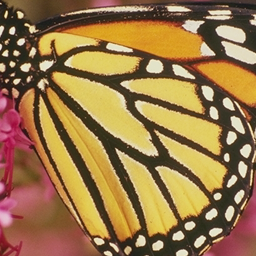
#> input picture utils/test.bmp, 256 x 256 px
$ python utils_sisr.py   (older library calls are emulated)
#> lines starting #> are read from the running program, lines starting #| are printed output that depends on the picture
### utils/utils_image.py
import os
import math
import random
import numpy as np
import torch
import cv2
# from torchvision.utils import make_grid
from datetime import datetime
# import torchvision.transforms as transforms
import matplotlib.pyplot as plt
from mpl_toolkits.mplot3d import Axes3D
os.environ["KMP_DUPLICATE_LIB_OK"] = "TRUE"


'''
# --------------------------------------------
# Kai Zhang (github: https://github.com/cszn)
# 03/Mar/2019
# --------------------------------------------
# https://github.com/twhui/SRGAN-pyTorch
# https://github.com/xinntao/BasicSR
# --------------------------------------------
'''


IMG_EXTENSIONS = ['.jpg', '.JPG', '.jpeg', '.JPEG', '.png', '.PNG', '.ppm', '.PPM', '.bmp', '.BMP', '.tif']


def is_image_file(filename):
    return any(filename.endswith(extension) for extension in IMG_EXTENSIONS)


def get_timestamp():
    return datetime.now().strftime('%y%m%d-%H%M%S')


def imshow(x, title=None, cbar=False, figsize=None):
    plt.figure(figsize=figsize)
    plt.imshow(np.squeeze(x), interpolation='nearest', cmap='gray')
    if title:
        plt.title(title)
    if cbar:
        plt.colorbar()
    plt.show()


# [11 lines left out: function surf, not called in this run]


'''
# --------------------------------------------
# get image pathes
# --------------------------------------------
'''


# [21 lines left out: functions get_image_paths, _get_paths_from_images, not called in this run]


'''
# --------------------------------------------
# split large images into small images
# --------------------------------------------
'''


# [50 lines left out: functions patches_from_image, imssave, split_imageset, not called in this run]
        #if original_dataroot == taget_dataroot:
        #del img_path

'''
# --------------------------------------------
# makedir
# --------------------------------------------
'''


def mkdir(path):
    if not os.path.exists(path):
        os.makedirs(path)


# [14 lines left out: functions mkdirs, mkdir_and_rename, not called in this run]


'''
# --------------------------------------------
# read image from path
# opencv is fast, but read BGR numpy image
# --------------------------------------------
'''


# --------------------------------------------
# get uint8 image of size HxWxn_channles (RGB)
# --------------------------------------------
def imread_uint(path, n_channels=3):
    #  input: path
    # output: HxWx3(RGB or GGG), or HxWx1 (G)
#> called with path = 'test.bmp', n_channels = 3
    if n_channels == 1:
        img = cv2.imread(path, 0)  # cv2.IMREAD_GRAYSCALE
        img = np.expand_dims(img, axis=2)  # HxWx1
    elif n_channels == 3:
        img = cv2.imread(path, cv2.IMREAD_UNCHANGED)  # BGR or G
#> img is the input picture: shape (256, 256, 3); mean B, G, R 72.8, 119.2, 153
        if img.ndim == 2:
            img = cv2.cvtColor(img, cv2.COLOR_GRAY2RGB)  # GGG
        else:
            img = cv2.cvtColor(img, cv2.COLOR_BGR2RGB)  # RGB
    return img


# --------------------------------------------
# matlab's imwrite
# --------------------------------------------
# [28 lines left out: functions imsave, imwrite, read_img, not called in this run]


'''
# --------------------------------------------
# image format conversion
# --------------------------------------------
# numpy(single) <--->  numpy(uint)
# numpy(single) <--->  tensor
# numpy(uint)   <--->  tensor
# --------------------------------------------
'''


# --------------------------------------------
# numpy(single) [0, 1] <--->  numpy(uint)
# --------------------------------------------


def uint2single(img):

    return np.float32(img/255.)
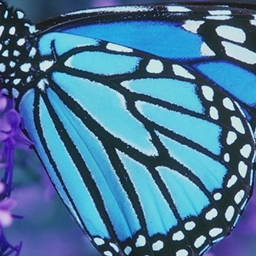
#> returned value: shape (256, 256, 3) float32; mean of channels 0, 1, 2 0.6, 0.468, 0.286; drawn as B, G, R


def single2uint(img):

    return np.uint8((img.clip(0, 1)*255.).round())


def uint162single(img):

    return np.float32(img/65535.)


def single2uint16(img):

    return np.uint16((img.clip(0, 1)*65535.).round())


# --------------------------------------------
# numpy(uint) (HxWxC or HxW) <--->  tensor
# --------------------------------------------


# convert uint to 4-dimensional torch tensor
# [19 lines left out: functions uint2tensor4, uint2tensor3, tensor2uint, not called in this run]


# --------------------------------------------
# numpy(single) (HxWxC) <--->  tensor
# --------------------------------------------


# convert single (HxWxC) to 3-dimensional torch tensor
def single2tensor3(img):
    return torch.from_numpy(np.ascontiguousarray(img)).permute(2, 0, 1).float()


# convert single (HxWxC) to 4-dimensional torch tensor
def single2tensor4(img):
    return torch.from_numpy(np.ascontiguousarray(img)).permute(2, 0, 1).float().unsqueeze(0)


# convert torch tensor to single
# [15 lines left out: functions tensor2single, tensor2single3, not called in this run]


def single2tensor5(img):
    return torch.from_numpy(np.ascontiguousarray(img)).permute(2, 0, 1, 3).float().unsqueeze(0)


def single32tensor5(img):
    return torch.from_numpy(np.ascontiguousarray(img)).float().unsqueeze(0).unsqueeze(0)


def single42tensor4(img):
    return torch.from_numpy(np.ascontiguousarray(img)).permute(2, 0, 1, 3).float()


# [26 lines of commented-out code are left out]


'''
# --------------------------------------------
# Augmentation, flipe and/or rotate
# --------------------------------------------
# The following two are enough.
# (1) augmet_img: numpy image of WxHxC or WxH
# (2) augment_img_tensor4: tensor image 1xCxWxH
# --------------------------------------------
'''


# [105 lines left out: functions augment_img, augment_img_tensor4, augment_img_tensor, augment_img_np3, augment_imgs, not called in this run]


'''
# --------------------------------------------
# modcrop and shave
# --------------------------------------------
'''


# [22 lines left out: functions modcrop, shave, not called in this run]


'''
# --------------------------------------------
# image processing process on numpy image
# channel_convert(in_c, tar_type, img_list):
# rgb2ycbcr(img, only_y=True):
# bgr2ycbcr(img, only_y=True):
# ycbcr2rgb(img):
# --------------------------------------------
'''


# [81 lines left out: functions rgb2ycbcr, ycbcr2rgb, bgr2ycbcr, channel_convert, not called in this run]


'''
# --------------------------------------------
# metric, PSNR, SSIM and PSNRB
# --------------------------------------------
'''


# --------------------------------------------
# PSNR
# --------------------------------------------
# [151 lines left out: functions calculate_psnr, calculate_ssim, ssim, _blocking_effect_factor, calculate_psnrb, not called in this run]

'''
# --------------------------------------------
# matlab's bicubic imresize (numpy and torch) [0, 1]
# --------------------------------------------
'''


# matlab 'imresize' function, now only support 'bicubic'
# [134 lines left out: functions cubic, calculate_weights_indices, imresize, not called in this run]


# --------------------------------------------
# imresize for numpy image [0, 1]
# --------------------------------------------
def imresize_np(img, scale, antialiasing=True):
    # Now the scale should be the same for H and W
    # input: img: Numpy, HWC or HW [0,1]
    # output: HWC or HW [0,1] w/o round
    img = torch.from_numpy(img)
    need_squeeze = True if img.dim() == 2 else False
    if need_squeeze:
        img.unsqueeze_(2)

    in_H, in_W, in_C = img.size()
    out_C, out_H, out_W = in_C, math.ceil(in_H * scale), math.ceil(in_W * scale)
    kernel_width = 4
    kernel = 'cubic'

    # Return the desired dimension order for performing the resize.  The
    # strategy is to perform the resize first along the dimension with the
    # smallest scale factor.
    # Now we do not support this.

    # get weights and indices
    weights_H, indices_H, sym_len_Hs, sym_len_He = calculate_weights_indices(
        in_H, out_H, scale, kernel, kernel_width, antialiasing)
    weights_W, indices_W, sym_len_Ws, sym_len_We = calculate_weights_indices(
        in_W, out_W, scale, kernel, kernel_width, antialiasing)
    # process H dimension
    # symmetric copying
    img_aug = torch.FloatTensor(in_H + sym_len_Hs + sym_len_He, in_W, in_C)
    img_aug.narrow(0, sym_len_Hs, in_H).copy_(img)

    sym_patch = img[:sym_len_Hs, :, :]
    inv_idx = torch.arange(sym_patch.size(0) - 1, -1, -1).long()
    sym_patch_inv = sym_patch.index_select(0, inv_idx)
    img_aug.narrow(0, 0, sym_len_Hs).copy_(sym_patch_inv)

    sym_patch = img[-sym_len_He:, :, :]
    inv_idx = torch.arange(sym_patch.size(0) - 1, -1, -1).long()
    sym_patch_inv = sym_patch.index_select(0, inv_idx)
    img_aug.narrow(0, sym_len_Hs + in_H, sym_len_He).copy_(sym_patch_inv)

    out_1 = torch.FloatTensor(out_H, in_W, in_C)
    kernel_width = weights_H.size(1)
    for i in range(out_H):
        idx = int(indices_H[i][0])
        for j in range(out_C):
            out_1[i, :, j] = img_aug[idx:idx + kernel_width, :, j].transpose(0, 1).mv(weights_H[i])

    # process W dimension
    # symmetric copying
    out_1_aug = torch.FloatTensor(out_H, in_W + sym_len_Ws + sym_len_We, in_C)
    out_1_aug.narrow(1, sym_len_Ws, in_W).copy_(out_1)

    sym_patch = out_1[:, :sym_len_Ws, :]
    inv_idx = torch.arange(sym_patch.size(1) - 1, -1, -1).long()
    sym_patch_inv = sym_patch.index_select(1, inv_idx)
    out_1_aug.narrow(1, 0, sym_len_Ws).copy_(sym_patch_inv)

    sym_patch = out_1[:, -sym_len_We:, :]
    inv_idx = torch.arange(sym_patch.size(1) - 1, -1, -1).long()
    sym_patch_inv = sym_patch.index_select(1, inv_idx)
    out_1_aug.narrow(1, sym_len_Ws + in_W, sym_len_We).copy_(sym_patch_inv)

    out_2 = torch.FloatTensor(out_H, out_W, in_C)
    kernel_width = weights_W.size(1)
    for i in range(out_W):
        idx = int(indices_W[i][0])
        for j in range(out_C):
            out_2[:, i, j] = out_1_aug[:, idx:idx + kernel_width, j].mv(weights_W[i])
    if need_squeeze:
        out_2.squeeze_()

    return out_2.numpy()


# [2 lines that do not run on import are left out]
# [10 lines of commented-out code are left out]


### utils/utils_sisr.py
# -*- coding: utf-8 -*-
from utils import utils_image as util
import random

import scipy
import scipy.stats as ss
import scipy.io as io
from scipy import ndimage
from scipy.interpolate import interp2d

import numpy as np
import torch


"""
# --------------------------------------------
# Super-Resolution
# --------------------------------------------
#
# Kai Zhang (cskaizhang@gmail.com)
# https://github.com/cszn
# modified by Kai Zhang (github: https://github.com/cszn)
# 03/03/2020
# --------------------------------------------
"""


"""
# --------------------------------------------
# anisotropic Gaussian kernels
# --------------------------------------------
"""


def anisotropic_Gaussian(ksize=15, theta=np.pi, l1=6, l2=6):
    """ generate an anisotropic Gaussian kernel
    Args:
        ksize : e.g., 15, kernel size
        theta : [0,  pi], rotation angle range
        l1    : [0.1,50], scaling of eigenvalues
        l2    : [0.1,l1], scaling of eigenvalues
        If l1 = l2, will get an isotropic Gaussian kernel.
    Returns:
        k     : kernel
    """

    v = np.dot(np.array([[np.cos(theta), -np.sin(theta)], [np.sin(theta), np.cos(theta)]]), np.array([1., 0.]))
    V = np.array([[v[0], v[1]], [v[1], -v[0]]])
    D = np.array([[l1, 0], [0, l2]])
    Sigma = np.dot(np.dot(V, D), np.linalg.inv(V))
    k = gm_blur_kernel(mean=[0, 0], cov=Sigma, size=ksize)

    return k


def gm_blur_kernel(mean, cov, size=15):
#> called with cov = array of shape (2, 2), size = 15
    center = size / 2.0 + 0.5
    k = np.zeros([size, size])
    for y in range(size):
        for x in range(size):
            cy = y - center + 1
            cx = x - center + 1
            k[y, x] = ss.multivariate_normal.pdf([cx, cy], mean=mean, cov=cov)

    k = k / np.sum(k)
    return k


"""
# --------------------------------------------
# calculate PCA projection matrix
# --------------------------------------------
"""


# [45 lines left out: functions get_pca_matrix, show_pca, cal_pca_matrix, not called in this run]


"""
# --------------------------------------------
# shifted anisotropic Gaussian kernels
# --------------------------------------------
"""


# [84 lines left out: functions shifted_anisotropic_Gaussian, gen_kernel, not called in this run]


"""
# --------------------------------------------
# degradation models
# --------------------------------------------
"""


def bicubic_degradation(x, sf=3):
    '''
    Args:
        x: HxWxC image, [0, 1]
        sf: down-scale factor
    Return:
        bicubicly downsampled LR image
    '''
    x = util.imresize_np(x, scale=1/sf)
    return x


# [60 lines left out: functions srmd_degradation, dpsr_degradation, classical_degradation, not called in this run]


def modcrop_np(img, sf):
    '''
    Args:
        img: numpy image, WxH or WxHxC
        sf: scale factor
    Return:
        cropped image
    '''
    w, h = img.shape[:2]
    im = np.copy(img)
    return im[:w - w % sf, :h - h % sf, ...]


'''
# =================
# Numpy
# =================
'''


# [27 lines left out: function shift_pixel, not called in this run]


'''
# =================
# pytorch
# =================
'''


# [9 lines left out: function splits, not called in this run]


def c2c(x):
    return torch.from_numpy(np.stack([np.float32(x.real), np.float32(x.imag)], axis=-1))


def r2c(x):
    return torch.stack([x, torch.zeros_like(x)], -1)


# [5 lines left out: function cdiv, not called in this run]


def csum(x, y):
    return torch.stack([x[..., 0] + y, x[..., 1]], -1)


def cabs(x):
    return torch.pow(x[..., 0]**2+x[..., 1]**2, 0.5)


# [20 lines left out: functions cmul, cconj, not called in this run]


def rfft(t):
    return torch.rfft(t, 2, onesided=False)


def irfft(t):
    return torch.irfft(t, 2, onesided=False)


def fft(t):
    return torch.fft(t, 2)


def ifft(t):
    return torch.ifft(t, 2)


# [17 lines left out: function p2o, not called in this run]


'''
# =================
PyTorch
# =================
'''

# [22 lines left out: function INVLS_pytorch, not called in this run]


def real2complex(x):
    return torch.stack([x, torch.zeros_like(x)], -1)


# [18 lines left out: functions modcrop, upsample, not called in this run]


def downsample(x, sf=3, center=False):
    st = (sf-1)//2 if center else 0
    return x[..., st::sf, st::sf]


# [88 lines left out: functions circular_pad, pad_circular, dim_pad_circular, imfilter, G, Gt and 1 more, not called in this run]


'''
# =================
Numpy
# =================
'''


# [14 lines left out: function blockproc, not called in this run]


def fun_reshape(a):
    return np.reshape(a, (-1,1,a.shape[-1]), order='F')


def fun_mul(a, b):
    return a*b


# [133 lines left out: functions BlockMM, INVLS, psf2otf, zero_pad, upsample_np, not called in this run]


def downsample_np(x, sf=3, center=False):
    st = (sf-1)//2 if center else 0
    return x[st::sf, st::sf, ...]


# [33 lines left out: functions imfilter_np, G_np, Gt_np, not called in this run]


if __name__ == '__main__':
    img = util.imread_uint('test.bmp', 3)

    img = util.uint2single(img)
    k = anisotropic_Gaussian(ksize=15, theta=np.pi, l1=6, l2=6)
    util.imshow(k*10)
#> in imshow, `plt.show()`:
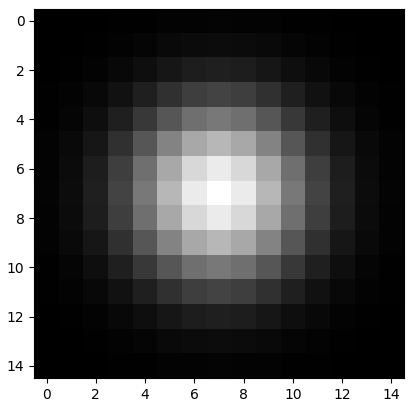
#> figure drawn by matplotlib, 1 panel


    for sf in [2, 3, 4]:

        # modcrop
        img = modcrop_np(img, sf=sf)

        # 1) bicubic degradation
#> (the run stopped early here; a loop or call above may not have finished)
